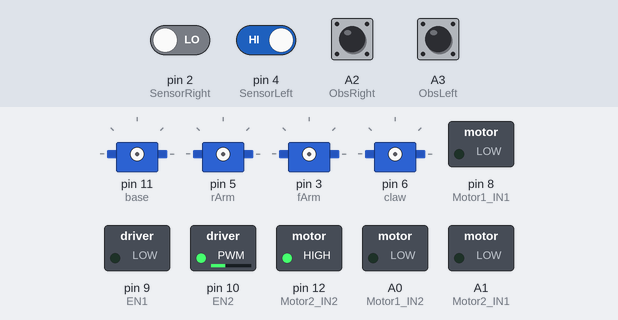
A sketch run on a simulated Arduino Uno, built with avr-gcc and run on an emulated ATmega328P. Shown: 4 × servo, switched loads named in the sketch (green lamp = pin HIGH). The inputs (shaded band) are chosen by the test bench; at power-on: A2 (ObsRight), A3 (ObsLeft), pin 4 (SensorLeft) HIGH, pin 2 (SensorRight) LOW.

Above: at 2.2 s.
2.3 s: A2 (ObsRight) pulled LOW for 0.15 s
At 2.8 s:
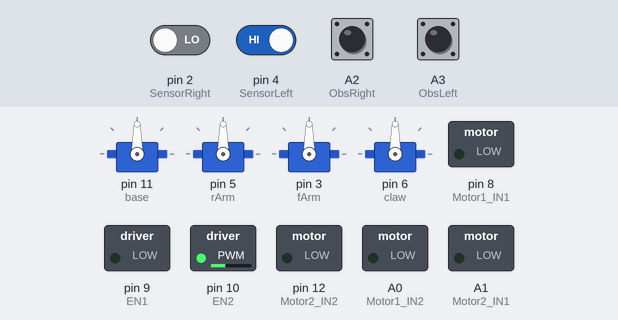
At 4.22 s:
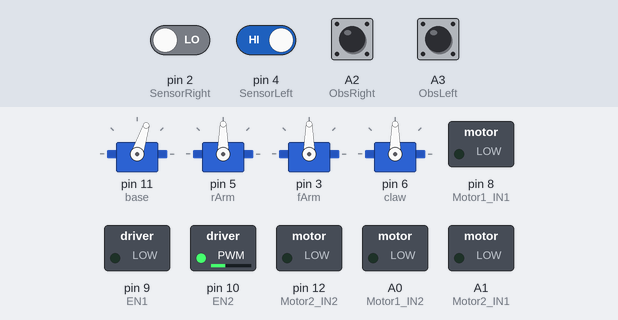
Timing chart, 0 to 21.9 s (numbered marks = the images above; inputs shaded):
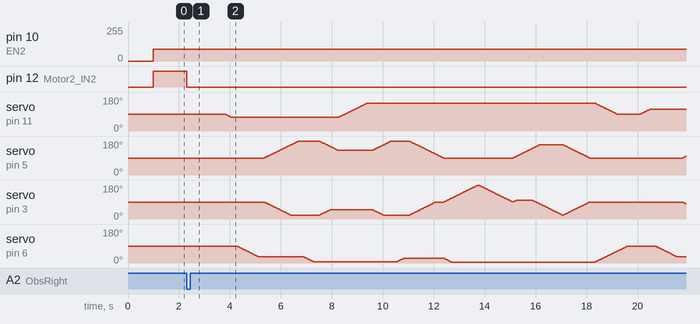

The sketch:

1.ino
```cpp
#include <Servo.h>//c:\Users\ACTO-Industrial\Documents\电子实习\电子实习\电子实习\小车循迹代码\2\2.ino
// ==========================================
// 1. 引脚定义与全局变量
// ==========================================
int Motor1_IN1 = 8, Motor1_IN2 = A0, EN1 = 9;
int Motor2_IN1 = A1, Motor2_IN2 = 12, EN2 = 10;
const int SensorLeft = 4, SensorRight = 2;
const int ObsLeft = A3, ObsRight = A2;

Servo base, rArm, fArm, claw;
int curBase = 90, curRArm = 90, curFArm = 90, curClaw = 90;
bool isAtPlatform = false;

// ==========================================
// 2. 底层驱动
// ==========================================
void Motor1_Brake() { digitalWrite(Motor1_IN1,LOW); digitalWrite(Motor1_IN2,LOW); }
void Motor1_Run(int s) { digitalWrite(Motor1_IN1,HIGH); digitalWrite(Motor1_IN2,LOW); analogWrite(EN1,s); }
void Motor1_Back(int s) { digitalWrite(Motor1_IN1,LOW); digitalWrite(Motor1_IN2,HIGH); analogWrite(EN1,s); }
void Motor2_Brake() { digitalWrite(Motor2_IN1,LOW); digitalWrite(Motor2_IN2,LOW); }
void Motor2_Run(int s) { digitalWrite(Motor2_IN1,LOW); digitalWrite(Motor2_IN2,HIGH); analogWrite(EN2,s); }
void Motor2_Back(int s) { digitalWrite(Motor2_IN1,HIGH); digitalWrite(Motor2_IN2,LOW); analogWrite(EN2,s); }
void Car_Forward(int L, int R) { Motor1_Run(L); Motor2_Run(R); }
void Car_Stop() { Motor1_Brake(); Motor2_Brake(); }
void Car_TurnLeft(int s) { Motor1_Brake(); Motor2_Run(s); }
void Car_TurnRight(int s) { Motor1_Run(s); Motor2_Brake(); }

void smoothMoveAll(int tBase, int tRArm, int tFArm, int tClaw, int stepDelay=15) {
  while (curBase!=tBase || curRArm!=tRArm || curFArm!=tFArm || curClaw!=tClaw) {
    if (curBase<tBase) base.write(++curBase); else if (curBase>tBase) base.write(--curBase);
    if (curRArm<tRArm) rArm.write(++curRArm); else if (curRArm>tRArm) rArm.write(--curRArm);
    if (curFArm<tFArm) fArm.write(++curFArm); else if (curFArm>tFArm) fArm.write(--curFArm);
    if (curClaw<tClaw) claw.write(++curClaw); else if (curClaw>tClaw) claw.write(--curClaw);
    delay(stepDelay);
  }
}

// ==========================================
// 3. 初始化
// ==========================================
void setup() {
  pinMode(Motor1_IN1,OUTPUT); pinMode(Motor1_IN2,OUTPUT); pinMode(EN1,OUTPUT);
  pinMode(Motor2_IN1,OUTPUT); pinMode(Motor2_IN2,OUTPUT); pinMode(EN2,OUTPUT);
  pinMode(SensorLeft,INPUT); pinMode(SensorRight,INPUT);
  pinMode(ObsLeft,INPUT_PULLUP); pinMode(ObsRight,INPUT_PULLUP);
  Car_Stop();
  delay(1000);
}

// ==========================================
// 4. 主循环
// ==========================================
void loop() {
  if (!isAtPlatform) {
    int speed=90;
    if (digitalRead(ObsLeft)==LOW || digitalRead(ObsRight)==LOW) {
      Car_Stop(); isAtPlatform=true;
      base.attach(11); rArm.attach(5); fArm.attach(3); claw.attach(6);
      base.write(90); rArm.write(90); fArm.write(90); claw.write(90);
      delay(1500); return;
    }
    int SL=digitalRead(SensorLeft), SR=digitalRead(SensorRight);
    if (SL==LOW && SR==LOW) Car_Forward(speed,speed);
    else if (SL==HIGH && SR==LOW) Car_TurnLeft(speed);
    else if (SR==HIGH && SL==LOW) Car_TurnRight(speed);
    else Car_Stop();
  } else {
    // ========== 抽签1：B1(球体72→147推) → B2(正方体115→165) → B3(圆柱体93→180) ==========

    // --- B1 球体 (任务2模板：推版) ---
    smoothMoveAll(72, 90, 90, curClaw); delay(200);
    smoothMoveAll(curBase, curRArm, curFArm, 32); delay(200);
    smoothMoveAll(curBase, 180, 20, curClaw); delay(200);
    smoothMoveAll(curBase, curRArm, curFArm, 6.8); delay(200);   // 球体闭合
    smoothMoveAll(curBase, 130, 50, curClaw);
    smoothMoveAll(90, curRArm, curFArm, curClaw);
    smoothMoveAll(120, curRArm, curFArm, curClaw);
    smoothMoveAll(147, curRArm, curFArm, curClaw); delay(200);    // 放置147°
    smoothMoveAll(curBase, 180, 20, curClaw); delay(200);
    smoothMoveAll(curBase, curRArm, curFArm, 25); delay(200);
    // 推的动作
    smoothMoveAll(curBase, curRArm, curFArm, 25);
    smoothMoveAll(curBase, 90, 90, curClaw);
    smoothMoveAll(curBase, 90, 180, 5);
    smoothMoveAll(curBase, 90, 90, curClaw);
    smoothMoveAll(curBase, 140, 100, curClaw);
    smoothMoveAll(curBase, 160, 20, curClaw);
    smoothMoveAll(curBase, 90, 90, 5);
    smoothMoveAll(curBase, 90, 90, curClaw);
    delay(200);
    smoothMoveAll(90, 90, 90, 90);
    delay(500);

    // --- B2 正方体 (任务1模板：普通版，过渡120→145→165) ---
    smoothMoveAll(115, 90, 90, curClaw); delay(200);
    smoothMoveAll(curBase, curRArm, curFArm, 32); delay(200);
    smoothMoveAll(curBase, 180, 20, curClaw); delay(200);
    smoothMoveAll(curBase, curRArm, curFArm, 6.8); delay(200);   // 正方体闭合
    smoothMoveAll(curBase, 130, 50, curClaw);
    smoothMoveAll(120, curRArm, curFArm, curClaw);
    smoothMoveAll(145, curRArm, curFArm, curClaw);
    smoothMoveAll(165, curRArm, curFArm, curClaw); delay(200);   // 放置165°
    smoothMoveAll(curBase, 180, 20, curClaw); delay(200);
    smoothMoveAll(curBase, curRArm, curFArm, 35); delay(200);
    smoothMoveAll(curBase, curRArm, curFArm, 45);
    smoothMoveAll(curBase, 90, 90, curClaw);
    smoothMoveAll(90, 90, 90, 90);
    delay(500);

    // --- B3 圆柱体 (任务3模板：普通版，过渡145→165→180) ---
    smoothMoveAll(93, 90, 90, curClaw); delay(200);
    smoothMoveAll(curBase, curRArm, curFArm, 32); delay(200);
    smoothMoveAll(curBase, 180, 20, curClaw); delay(200);
    smoothMoveAll(curBase, curRArm, curFArm, 7.5); delay(200);   // 圆柱体闭合
    smoothMoveAll(curBase, 130, 50, curClaw);
    smoothMoveAll(145, curRArm, curFArm, curClaw);
    smoothMoveAll(165, curRArm, curFArm, curClaw);
    smoothMoveAll(180, curRArm, curFArm, curClaw); delay(200);   // 放置180°
    smoothMoveAll(curBase, 180, 20, curClaw); delay(200);
    smoothMoveAll(curBase, curRArm, curFArm, 25); delay(200);
    smoothMoveAll(curBase, curRArm, curFArm, 25);
    smoothMoveAll(curBase, 90, 90, curClaw);
    smoothMoveAll(90, 90, 90, 90);
    delay(500);

    while(1);
  }
}
```
